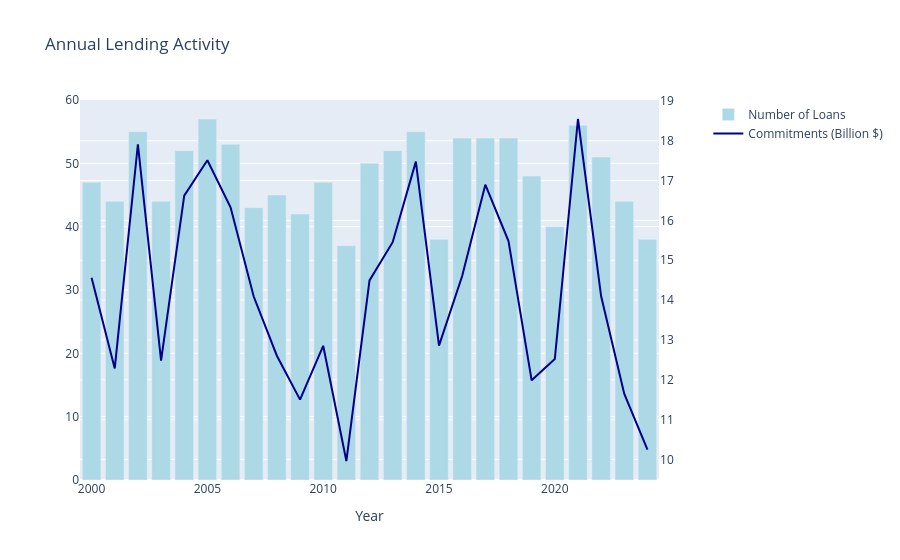
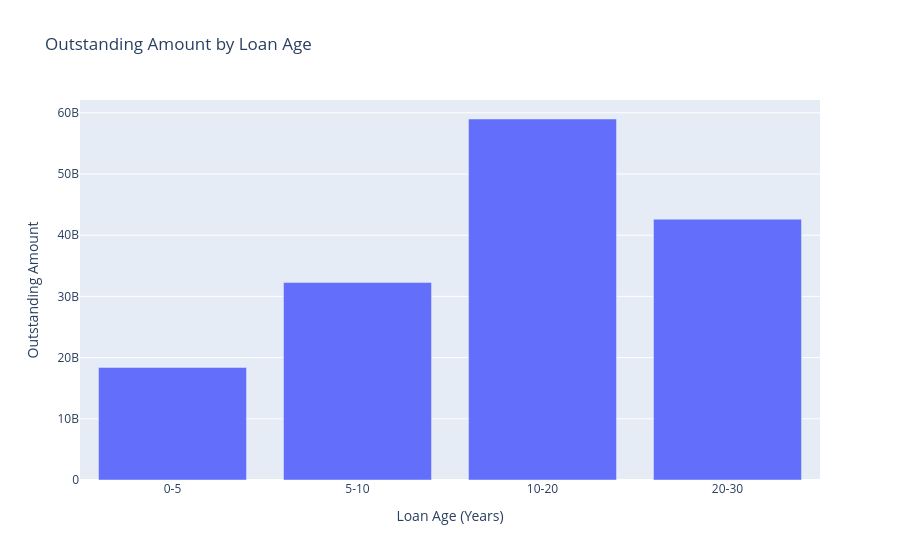

The notebook cell saved with these charts, in order:
### Code cell
import sys
from pathlib import Path

import pandas as pd
import plotly.express as px
import plotly.graph_objects as go
from plotly.subplots import make_subplots
import plotly.io as pio

if 'vscode' in pio.renderers:
    pio.renderers.default = 'vscode'
else:
    pio.renderers.default = 'notebook'

cwd = Path.cwd().resolve()
repo_candidates = [cwd, *cwd.parents]
repo_root = next((p for p in repo_candidates if (p / 'src').exists() and (p / 'data').exists()), cwd)
if str(repo_root) not in sys.path:
    sys.path.insert(0, str(repo_root))

clean_path = repo_root / 'data' / 'processed' / 'ibrd_clean.csv'
if not clean_path.exists():
    from src.data_pipeline.silver_layer import clean_ibrd_data
    clean_ibrd_data(
        raw_path=repo_root / 'data' / 'raw' / 'ibrd_synthetic.csv',
        silver_path=clean_path,
    )

df = pd.read_csv(clean_path)
if 'Board Approval Date' in df.columns:
    df['Board Approval Date'] = pd.to_datetime(df['Board Approval Date'], errors='coerce')
if 'loan_age_years' not in df.columns:
    approval_dates = pd.to_datetime(df['Board Approval Date'], errors='coerce')
    df['loan_age_days'] = (pd.Timestamp.now() - approval_dates).dt.days
    df['loan_age_years'] = df['loan_age_days'] / 365.25

output_dir = repo_root / 'notebooks' / 'exports'
output_dir.mkdir(parents=True, exist_ok=True)


def show_and_save(fig, filename):
    fig.show(renderer='vscode')
    try:
        export_path = output_dir / f'{filename}.png'
        fig.write_image(export_path, width=1400, height=900, scale=2)
        print(f'Saved chart: {export_path}')
    except Exception as exc:
        print(f'PNG export skipped: {exc}')

# Annual lending activity
if 'Board Approval Date' in df.columns:
    df['approval_year'] = df['Board Approval Date'].dt.year
    approval_by_year = df.groupby('approval_year').agg({
        'Original Principal Amount (US$)': 'sum',
        'Loan Number': 'count'
    }).reset_index()
    approval_by_year.columns = ['Year', 'Total Commitments', 'Number of Loans']

    fig = make_subplots(specs=[[{'secondary_y': True}]])
    fig.add_trace(go.Bar(x=approval_by_year['Year'], y=approval_by_year['Number of Loans'], name='Number of Loans', marker_color='lightblue'), secondary_y=False)
    fig.add_trace(go.Scatter(x=approval_by_year['Year'], y=approval_by_year['Total Commitments'] / 1e9, name='Commitments (Billion $)', marker_color='darkblue'), secondary_y=True)
    fig.update_layout(title='Annual Lending Activity', xaxis_title='Year')
    show_and_save(fig, 'annual_lending_activity')

# Portfolio aging
if 'loan_age_years' in df.columns:
    df['age_category'] = pd.cut(
        df['loan_age_years'],
        bins=[0, 5, 10, 20, 30, 50, 100],
        labels=['0-5', '5-10', '10-20', '20-30', '30-50', '50+'],
    )
    age_summary = df.groupby('age_category').agg({
        'Original Principal Amount (US$)': 'sum',
        'Due to IBRD (US$)': 'sum',
        'Loan Number': 'count'
    }).reset_index()

    fig = px.bar(
        age_summary,
        x='age_category',
        y='Due to IBRD (US$)',
        title='Outstanding Amount by Loan Age',
        labels={'age_category': 'Loan Age (Years)', 'Due to IBRD (US$)': 'Outstanding Amount'},
    )
    show_and_save(fig, 'outstanding_amount_by_loan_age')

### Figure 1 — Plotly figure (JSON) as saved in the notebook; plotly's stock layout.template omitted (floating-point values rounded to 4 significant figures)
{"data": [{"marker": {"color": "lightblue"}, "name": "Number of Loans", "type": "bar", "x": [2000, 2001, 2002, 2003, 2004, 2005, 2006, 2007, 2008, 2009, 2010, 2011, 2012, 2013, 2014, 2015, 2016, 2017, 2018, 2019, 2020, 2021, 2022, 2023, 2024], "xaxis": "x", "y": [47, 44, 55, 44, 52, 57, 53, 43, 45, 42, 47, 37, 50, 52, 55, 38, 54, 54, 54, 48, 40, 56, 51, 44, 38], "yaxis": "y"}, {"marker": {"color": "darkblue"}, "name": "Commitments (Billion $)", "type": "scatter", "x": [2000, 2001, 2002, 2003, 2004, 2005, 2006, 2007, 2008, 2009, 2010, 2011, 2012, 2013, 2014, 2015, 2016, 2017, 2018, 2019, 2020, 2021, 2022, 2023, 2024], "xaxis": "x", "y": [14.56, 12.29, 17.91, 12.48, 16.62, 17.51, 16.33, 14.09, 12.61, 11.5, 12.85, 9.963, 14.49, 15.45, 17.48, 12.86, 14.6, 16.9, 15.48, 11.99, 12.52, 18.55, 14.1, 11.64, 10.25], "yaxis": "y2"}], "layout": {"title": {"text": "Annual Lending Activity"}, "xaxis": {"anchor": "y", "domain": [0, 0.94], "title": {"text": "Year"}}, "yaxis": {"anchor": "x", "domain": [0, 1]}, "yaxis2": {"anchor": "x", "overlaying": "y", "side": "right"}}}

### Figure 2 — Plotly figure (JSON) as saved in the notebook; plotly's stock layout.template omitted (floating-point values rounded to 4 significant figures)
{"data": [{"hovertemplate": "Loan Age (Years)=%{x}<br>Outstanding Amount=%{y}<extra></extra>", "legendgroup": "", "marker": {"color": "#636efa", "pattern": {"shape": ""}}, "name": "", "orientation": "v", "showlegend": false, "textposition": "auto", "type": "bar", "x": ["0-5", "5-10", "10-20", "20-30"], "xaxis": "x", "y": [18390000000.0, 32270000000.0, 58990000000.0, 42620000000.0], "yaxis": "y"}], "layout": {"barmode": "relative", "legend": {"tracegroupgap": 0}, "title": {"text": "Outstanding Amount by Loan Age"}, "xaxis": {"anchor": "y", "domain": [0, 1], "title": {"text": "Loan Age (Years)"}}, "yaxis": {"anchor": "x", "domain": [0, 1], "title": {"text": "Outstanding Amount"}}}}
